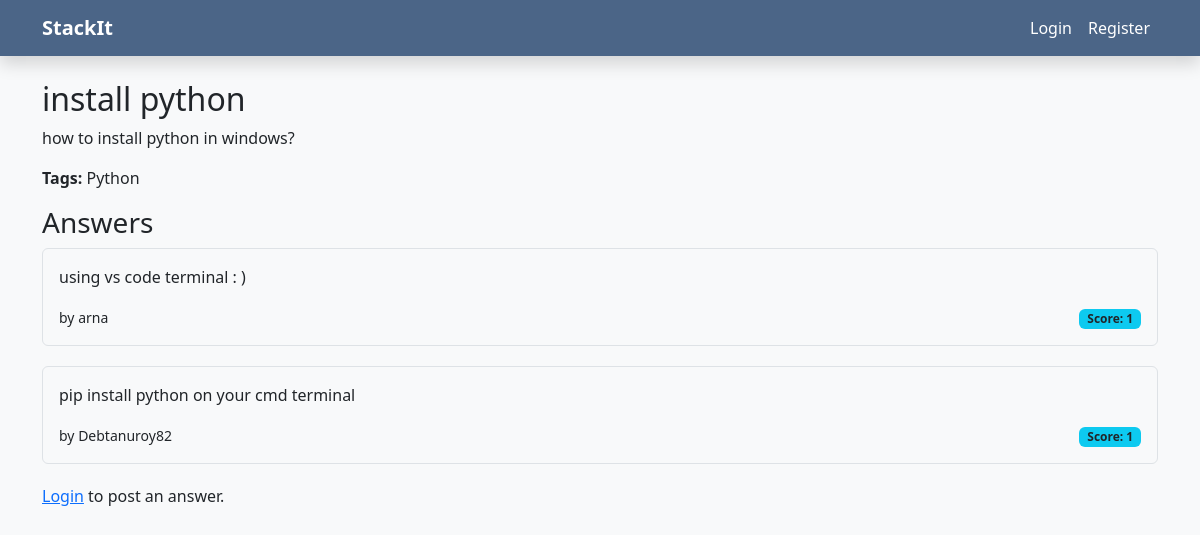
Page /question/2 on the committed database.
### app.py (models this page shows)
class Question(db.Model):
    id = db.Column(db.Integer, primary_key=True)
    title = db.Column(db.String(200), nullable=False)
    description = db.Column(db.Text, nullable=False)
    tags = db.Column(db.String(200), nullable=False)
    user_id = db.Column(db.Integer, db.ForeignKey('user.id'), nullable=False)
    created_at = db.Column(db.DateTime, default=datetime.utcnow)
    accepted_answer_id = db.Column(db.Integer, db.ForeignKey('answer.id'), nullable=True)
    answers = db.relationship('Answer', backref='question', lazy=True,
                            foreign_keys='Answer.question_id')

class Answer(db.Model):
    id = db.Column(db.Integer, primary_key=True)
    content = db.Column(db.Text, nullable=False)
    question_id = db.Column(db.Integer, db.ForeignKey('question.id'), nullable=False)
    user_id = db.Column(db.Integer, db.ForeignKey('user.id'), nullable=False)
    created_at = db.Column(db.DateTime, default=datetime.utcnow)
    vote_score = db.Column(db.Integer, default=0)
    votes = db.relationship('Vote', backref='answer', lazy=True)

class User(UserMixin, db.Model):
    id = db.Column(db.Integer, primary_key=True)
    username = db.Column(db.String(80), unique=True, nullable=False)
    email = db.Column(db.String(120), unique=True, nullable=False)
    password_hash = db.Column(db.String(120), nullable=False)
    is_admin = db.Column(db.Boolean, default=False)
    created_at = db.Column(db.DateTime, default=datetime.utcnow)
    questions = db.relationship('Question', backref='author', lazy=True)
    answers = db.relationship('Answer', backref='author', lazy=True)
    votes = db.relationship('Vote', backref='user', lazy=True)
    notifications = db.relationship('Notification', backref='user', lazy=True)

### app.py (the view)
@app.route('/question/<int:question_id>')
def view_question(question_id):
    question = Question.query.get_or_404(question_id)
    answers = Answer.query.filter_by(question_id=question_id).order_by(Answer.vote_score.desc()).all()
    return render_template('question_detail.html', question=question, answers=answers)

### templates/question_detail.html (shortened to what this page needs)
{% extends 'base.html' %}
{% block content %}
<link href="https://cdn.quilljs.com/1.3.6/quill.snow.css" rel="stylesheet">
<h2>{{ question.title }}</h2>
<div>{{ question.description | safe }}</div>
<p><strong>Tags:</strong> {{ question.tags }}</p>
<h3>Answers</h3>
{% for answer in answers %}
    <div style="margin-bottom: 20px;" class="border rounded p-3" id="answer-{{ answer.id }}">
        <div>{{ answer.content | safe }}</div>
        <div class="d-flex justify-content-between align-items-center">
            <small>by {{ answer.author.username }}</small>
            <div>
                <span class="badge bg-info text-dark" id="score-{{ answer.id }}">Score: {{ answer.vote_score }}</span>
            </div>
        </div>
    </div>
{% endfor %}
{% if current_user.is_authenticated %}
<h3>Post Your Answer</h3>
<form method="POST" action="{{ url_for('post_answer', question_id=question.id) }}">
    <div id="answer-editor" style="height: 200px;"></div>
    <input type="hidden" name="content" id="answer-content">
    <button type="submit" onclick="syncAnswer()" class="btn btn-success mt-2">Post Answer</button>
</form>
<script src="https://cdn.quilljs.com/1.3.6/quill.min.js"></script>
<script>
    const aEditor = new Quill('#answer-editor', { theme: 'snow' });
    function syncAnswer() {
        document.getElementById('answer-content').value = aEditor.root.innerHTML;
    }
</script>
{% else %}
<p><a href="{{ url_for('login') }}">Login</a> to post an answer.</p>
{% endif %}
{% endblock %}

### templates/base.html (style rules this page uses)
body { background: #f8f9fa; font-family: 'Segoe UI', Tahoma, Geneva, Verdana, sans-serif; }

### rows in the picture
Question: title "install python", description "how to install python in windows?", tags "Python"
Answer: content "using vs code terminal : )", author.username "arna", vote_score "1"
Answer: content "pip install python on your cmd terminal", author.username "Debtanuroy82", vote_score "1"
